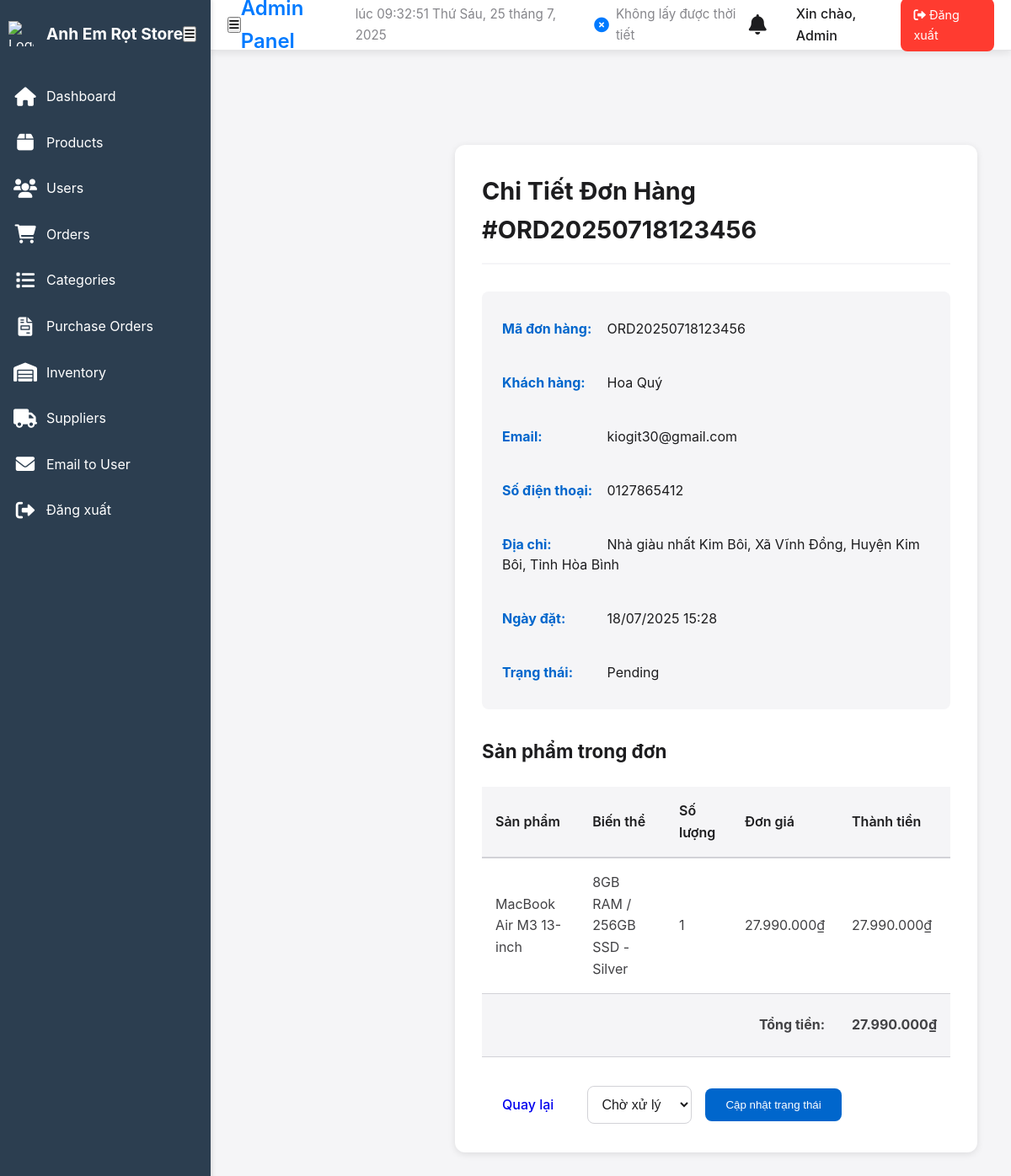
Page /admin/view_order.php?id=1 (signed in) on the committed database.
### tables this page shows
CREATE TABLE `orders` (
  `id` int(11) NOT NULL,
  `order_code` varchar(50) NOT NULL,
  `user_id` int(11) NOT NULL,
  `order_date` timestamp NULL DEFAULT current_timestamp(),
  `total_amount` decimal(10,2) NOT NULL,
  `status` enum('Pending','Processing','Shipped','Delivered','Cancelled') DEFAULT 'Pending',
  `shipping_address` varchar(255) DEFAULT NULL,
  `full_name` varchar(100) NOT NULL,
  `email` varchar(100) NOT NULL,
  `phone_number` varchar(20) DEFAULT NULL,
  `notes` text DEFAULT NULL,
  `payment_method` enum('cod','bank','momo') NOT NULL
);

CREATE TABLE `user_detail` (
  `id` int(11) NOT NULL,
  `user_id` int(11) NOT NULL,
  `first_name` varchar(100) DEFAULT NULL,
  `last_name` varchar(100) DEFAULT NULL,
  `avatar` varchar(255) DEFAULT NULL,
  `address` varchar(255) DEFAULT NULL,
  `phone_number` varchar(20) DEFAULT NULL,
  `gender` varchar(10) DEFAULT NULL,
  `date_of_birth` date DEFAULT NULL
);

CREATE TABLE `users` (
  `id` int(11) NOT NULL,
  `password` varchar(255) NOT NULL COMMENT 'Hashed password',
  `email` varchar(255) NOT NULL,
  `role` varchar(50) DEFAULT 'customer',
  `verify_token` varchar(64) DEFAULT NULL,
  `verify_token_expires_at` datetime DEFAULT NULL,
  `created_at` timestamp NULL DEFAULT current_timestamp(),
  `last_login` timestamp NULL DEFAULT NULL,
  `is_verified` tinyint(1) NOT NULL DEFAULT 0,
  `is_updated` tinyint(1) DEFAULT 0
);

CREATE TABLE `order_items` (
  `id` int(11) NOT NULL,
  `order_id` int(11) NOT NULL,
  `variant_id` int(11) NOT NULL,
  `quantity` int(11) NOT NULL,
  `price` decimal(10,2) NOT NULL
);

CREATE TABLE `products` (
  `id` int(11) NOT NULL,
  `product_name` varchar(150) NOT NULL,
  `price` decimal(10,2) NOT NULL,
  `description` text DEFAULT NULL,
  `product_image` varchar(255) DEFAULT NULL,
  `category_id` int(11) DEFAULT NULL,
  `supplier_id` int(11) DEFAULT NULL,
  `created_at` timestamp NULL DEFAULT current_timestamp(),
  `product_code` varchar(100) DEFAULT NULL,
  `updated_at` timestamp NULL DEFAULT current_timestamp() ON UPDATE current_timestamp(),
  `status` tinyint(1) DEFAULT 1
);

### admin/view_order.php (the view, shortened to what this page needs)
<?php
require_once '../config/db.php';
$order_id = intval($_GET['id']);
$order = null;
$order_items = [];
$stmt = $conn->prepare("SELECT o.*, u.email, ud.first_name, ud.last_name
                       FROM orders o
                       JOIN users u ON o.user_id = u.id
                       JOIN user_detail ud ON u.id = ud.user_id
                       WHERE o.id = ?");
$stmt->bind_param("i", $order_id);
$stmt->execute();
$result = $stmt->get_result();
if ($result->num_rows > 0) {
    $order = $result->fetch_assoc();
}
if ($order) {
    $stmt = $conn->prepare("SELECT oi.*, p.product_name, pv.variant_code,
                           GROUP_CONCAT(DISTINCT vav_storage.value) as storage,
                           GROUP_CONCAT(DISTINCT vav_color.value) as color
                           FROM order_items oi
                           JOIN product_variants pv ON oi.variant_id = pv.id
                           JOIN products p ON pv.product_id = p.id
                           LEFT JOIN product_variant_attribute_links pval_storage ON pval_storage.variant_id = pv.id
                           LEFT JOIN variant_attribute_values vav_storage ON vav_storage.id = pval_storage.attribute_value_id
                               AND vav_storage.attribute_id = 2
                           LEFT JOIN product_variant_attribute_links pval_color ON pval_color.variant_id = pv.id
                           LEFT JOIN variant_attribute_values vav_color ON vav_color.id = pval_color.attribute_value_id
                               AND vav_color.attribute_id = 1
                           WHERE oi.order_id = ?
                           GROUP BY oi.id");
    $stmt->bind_param("i", $order_id);
    $stmt->execute();
    $order_items = $stmt->get_result()->fetch_all(MYSQLI_ASSOC);
}
?>
<!DOCTYPE html>
<html lang="vi">
<head>
    <link rel="stylesheet" href="../css/admin.css">
</head>
<body>
    <?php include 'admin_header.php'; ?>
    <main class="admin-container">
        <?php if ($order): ?>
            <div class="order-details">
                <h1>Chi Tiết Đơn Hàng #<?= htmlspecialchars($order['order_code']) ?></h1>
                <div class="order-info">
                    <p><strong>Mã đơn hàng:</strong> <?= htmlspecialchars($order['order_code']) ?></p>
                    <p><strong>Khách hàng:</strong>
                        <?= htmlspecialchars($order['first_name'] . ' ' . $order['last_name']) ?></p>
                    <p><strong>Email:</strong> <?= htmlspecialchars($order['email']) ?></p>
                    <p><strong>Số điện thoại:</strong> <?= htmlspecialchars($order['phone_number']) ?></p>
                    <p><strong>Địa chỉ:</strong> <?= htmlspecialchars($order['shipping_address']) ?></p>
                    <p><strong>Ngày đặt:</strong> <?= date('d/m/Y H:i', strtotime($order['order_date'])) ?></p>
                    <p><strong>Trạng thái:</strong> <?= htmlspecialchars($order['status']) ?></p>
                </div>
                <div class="order-items">
                    <h2>Sản phẩm trong đơn</h2>
                    <table>
                        <thead>
                            <tr>
                                <th>Sản phẩm</th>
                                <th>Biến thể</th>
                                <th>Số lượng</th>
                                <th>Đơn giá</th>
                                <th>Thành tiền</th>
                            </tr>
                        </thead>
                        <tbody>
                            <?php foreach ($order_items as $item): ?>
                                <tr>
                                    <td><?= htmlspecialchars($item['product_name']) ?></td>
                                    <td>
                                        <?php
                                        $variant_info = [];
                                        if (!empty($item['storage']))
                                            $variant_info[] = $item['storage'];
                                        if (!empty($item['color']))
                                            $variant_info[] = $item['color'];
                                        echo htmlspecialchars(implode(' - ', $variant_info));
                                        ?>
                                    </td>
                                    <td><?= htmlspecialchars($item['quantity']) ?></td>
                                    <td><?= number_format($item['price'], 0, ',', '.') ?>₫</td>
                                    <td><?= number_format($item['price'] * $item['quantity'], 0, ',', '.') ?>₫</td>
                                </tr>
                            <?php endforeach; ?>
                        </tbody>
                        <tfoot>
                            <tr>
                                <td colspan="4" class="text-right"><strong>Tổng tiền:</strong></td>
                                <td><strong><?= number_format($order['total_amount'], 0, ',', '.') ?>₫</strong></td>
                            </tr>
                        </tfoot>
                    </table>
                </div>
                <div class="order-actions">
                    <a href="manage_orders.php" class="btn">Quay lại</a>
                    <?php if ($order['status'] !== 'Delivered'): ?>
                        <form method="POST" action="update_order_status.php" class="inline-form">
                            <select name="status">
                                <option value="Pending" <?= $order['status'] == 'Pending' ? 'selected' : '' ?>>Chờ xử lý</option>
                            </select>
                            <button type="submit" class="btn btn-primary">Cập nhật trạng thái</button>
                        </form>
                    <?php endif; ?>
                </div>
            </div>
        <?php endif; ?>
    </main>
</body>
</html>

### css/admin.css (style rules this page uses)
:root { --primary-color: #007AFF; --secondary-color: #5856D6; --success-color: #34C759; --warning-color: #FF9500; --error-color: #FF3B30; --text-primary: #1D1D1F; --text-secondary: #86868B; --bg-primary: #F5F5F7; --bg-secondary: #FFFFFF; --border-color: #E5E5E7; --shadow-light: 0 2px 10px rgba(0, 0, 0, 0.1); --shadow-medium: 0 4px 20px rgba(0, 0, 0, 0.15); --border-radius: 12px; --transition: all 0.3s cubic-bezier(0.4, 0, 0.2, 1); --dark-primary-color: #0A84FF; --dark-secondary-color: #6C63FF; --dark-success-color: #30D158; --dark-warning-color: #FFD60A; --dark-error-color: #FF453A; --dark-text-primary: #FFFFFF; --dark-text-secondary: #AEAEB2; --dark-bg-primary: #1C1C1E; --dark-bg-secondary: #2C2C2E; --dark-border-color: #3A3A3C; --dark-shadow-light: 0 2px 10px rgba(0, 0, 0, 0.3); --dark-shadow-medium: 0 4px 20px rgba(0, 0, 0, 0.4); --sidebar-bg: #2c3e50; --sidebar-link-hover: #34495e; --primary-color-dark: #0056b3; --table-stripe-color: #f9f9f9; --hover-bg: #e2e6ea; --sidebar-width: 250px; --sidebar-collapsed-width: 60px; }
* { margin: 0; padding: 0; box-sizing: border-box; }
body { font-family: -apple-system, BlinkMacSystemFont, 'Segoe UI', Roboto, Oxygen, Ubuntu, Cantarell, sans-serif; background: var(--bg-primary); color: var(--text-primary); line-height: 1.6; display: flex; }
.admin-container { padding: 20px; margin-left: var(--sidebar-width); transition: margin-left 0.3s ease; min-height: calc(100vh - 60px); flex-grow: 1; padding-top: 70px; }
.btn-primary { background: var(--primary-color); color: var(--text-primary); padding: 10px 15px; border: none; border-radius: var(--border-radius); cursor: pointer; transition: background 0.3s ease; }

### admin/view_order.php (style rules this page uses)
.order-details { background: #fff; border-radius: 12px; box-shadow: 0 2px 8px rgba(0, 0, 0, 0.1); padding: 2rem; margin: 2rem 0; }
.order-details h1 { color: #1d1d1f; font-size: 1.8rem; margin-bottom: 2rem; padding-bottom: 1rem; border-bottom: 2px solid #f5f5f7; }
.order-info { display: grid; grid-template-columns: repeat(auto-fit, minmax(300px, 1fr)); gap: 1.5rem; margin-bottom: 2rem; background: #f5f5f7; padding: 1.5rem; border-radius: 8px; }
.order-info p { margin: 0.5rem 0; color: #1d1d1f; line-height: 1.5; }
.order-info strong { color: #0066cc; display: inline-block; min-width: 120px; }
.order-items { margin-top: 2rem; }
.order-items h2 { color: #1d1d1f; font-size: 1.4rem; margin-bottom: 1.5rem; }
.order-items table { width: 100%; border-collapse: collapse; margin-bottom: 2rem; }
.order-items th { background: #f5f5f7; padding: 1rem; text-align: left; font-weight: 600; color: #1d1d1f; border-bottom: 2px solid #d2d2d7; }
.order-items td { padding: 1rem; border-bottom: 1px solid #d2d2d7; color: #424245; }
.order-items tfoot td { padding: 1.5rem 1rem; background: #f5f5f7; font-weight: 600; }
.order-items .text-right { text-align: right; }
.order-actions { margin-top: 2rem; display: flex; gap: 1rem; align-items: center; }
.btn { padding: 0.75rem 1.5rem; border-radius: 8px; font-weight: 500; text-decoration: none; cursor: pointer; transition: all 0.2s ease; }
.btn-primary { background: #0066cc; color: #fff; border: none; }
.inline-form { display: flex; gap: 1rem; align-items: center; }
.inline-form select { padding: 0.75rem; border: 1px solid #d2d2d7; border-radius: 8px; font-size: 1rem; color: #1d1d1f; background: #fff; cursor: pointer; }

### rows in the picture
orders: order_code "ORD20250718123456", user_detail.first_name+last_name "Hoa Quý", user.email "kiogit30@gmail.com", phone_number "0127865412", shipping_address "Nhà giàu nhất Kim Bôi, Xã Vĩnh Đồng, Huyện Kim Bôi, Tỉnh Hòa Bình", order_date "18/07/2025 15:28", status "Pending", total_amount "27.990.000", status "Chờ xử lý"
order_items: products.product_name "MacBook Air M3 13-inch", variant_info "8GB RAM / 256GB SSD - Silver", quantity "1", price "27.990.000", $item['price'] * $item['quantity'] "27.990.000"

### other values in the picture
$_SESSION['username'] "Admin"
